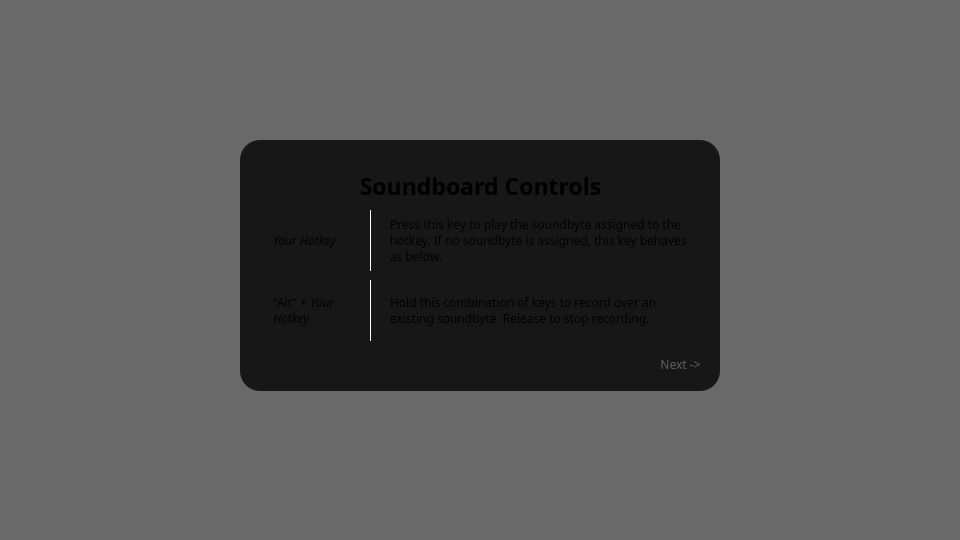
  <widget class="QGroupBox" name="slide_7">
   <property name="geometry">
    <rect>
     <x>0</x>
     <y>540</y>
     <width>960</width>
     <height>540</height>
    </rect>
   </property>
   <property name="styleSheet">
    <string notr="true">border: 0px;
background: transparent;</string>
   </property>
   <property name="title">
    <string/>
   </property>
   <widget class="QGroupBox" name="groupBox_9">
    <property name="geometry">
     <rect>
      <x>240</x>
      <y>140</y>
      <width>480</width>
      <height>251</height>
     </rect>
    </property>
    <property name="styleSheet">
     <string notr="true">QGroupBox {
	background: rgba(0, 0, 0, 200);
	border-radius: 20px;
}</string>
    </property>
    <property name="title">
     <string/>
    </property>
    <widget class="QLabel" name="label_21">
     <property name="geometry">
      <rect>
       <x>0</x>
       <y>10</y>
       <width>481</width>
       <height>71</height>
      </rect>
     </property>
     <property name="font">
      <font>
       <family>Cascadia Code</family>
       <pointsize>17</pointsize>
       <bold>true</bold>
      </font>
     </property>
     <property name="text">
      <string>Soundboard Controls</string>
     </property>
     <property name="alignment">
      <set>Qt::AlignCenter</set>
     </property>
     <property name="wordWrap">
      <bool>true</bool>
     </property>
     <property name="margin">
      <number>0</number>
     </property>
    </widget>
    <widget class="QLabel" name="label_22">
     <property name="geometry">
      <rect>
       <x>30</x>
       <y>70</y>
       <width>101</width>
       <height>61</height>
      </rect>
     </property>
     <property name="font">
      <font>
       <family>Cascadia Code</family>
       <pointsize>9</pointsize>
       <bold>false</bold>
      </font>
     </property>
     <property name="styleSheet">
      <string notr="true">border-right: 1px solid #FFFFFF;</string>
     </property>
     <property name="text">
      <string>&lt;html&gt;&lt;head/&gt;&lt;body&gt;&lt;p&gt;&lt;span style=&quot; font-style:italic;&quot;&gt;Your Hotkey&lt;/span&gt;&lt;/p&gt;&lt;/body&gt;&lt;/html&gt;</string>
     </property>
     <property name="alignment">
      <set>Qt::AlignLeading|Qt::AlignLeft|Qt::AlignVCenter</set>
     </property>
     <property name="wordWrap">
      <bool>true</bool>
     </property>
    </widget>
    <widget class="QPushButton" name="next_8">
     <property name="geometry">
      <rect>
       <x>410</x>
       <y>210</y>
       <width>61</width>
       <height>29</height>
      </rect>
     </property>
     <property name="font">
      <font>
       <family>Cascadia Code</family>
      </font>
     </property>
     <property name="styleSheet">
      <string notr="true">QPushButton {
background: transparent;
border: 0px;
color: #606060;
}

QPushButton:hover {
color: #B0B0B0;
}

QPushButton:pressed {
color: #E0E0E0;
}</string>
     </property>
     <property name="text">
      <string>Next -&gt;</string>
     </property>
    </widget>
    <widget class="QLabel" name="label_23">
     <property name="geometry">
      <rect>
       <x>150</x>
       <y>70</y>
       <width>301</width>
       <height>61</height>
      </rect>
     </property>
     <property name="font">
      <font>
       <family>Cascadia Code</family>
       <pointsize>9</pointsize>
       <bold>false</bold>
      </font>
     </property>
     <property name="text">
      <string>&lt;html&gt;&lt;head/&gt;&lt;body&gt;&lt;p&gt;Press this key to play the soundbyte assigned to the hotkey. If no soundbyte is assigned, this key behaves as below.&lt;/p&gt;&lt;/body&gt;&lt;/html&gt;</string>
     </property>
     <property name="alignment">
      <set>Qt::AlignLeading|Qt::AlignLeft|Qt::AlignVCenter</set>
     </property>
     <property name="wordWrap">
      <bool>true</bool>
     </property>
    </widget>
    <widget class="QLabel" name="label_24">
     <property name="geometry">
      <rect>
       <x>150</x>
       <y>140</y>
       <width>301</width>
       <height>61</height>
      </rect>
     </property>
     <property name="font">
      <font>
       <family>Cascadia Code</family>
       <pointsize>9</pointsize>
       <bold>false</bold>
      </font>
     </property>
     <property name="text">
      <string>&lt;html&gt;&lt;head/&gt;&lt;body&gt;&lt;p&gt;Hold this combination of keys to record over an existing soundbyte. Release to stop recording.&lt;/p&gt;&lt;/body&gt;&lt;/html&gt;</string>
     </property>
     <property name="alignment">
      <set>Qt::AlignLeading|Qt::AlignLeft|Qt::AlignVCenter</set>
     </property>
     <property name="wordWrap">
      <bool>true</bool>
     </property>
    </widget>
    <widget class="QLabel" name="label_25">
     <property name="geometry">
      <rect>
       <x>30</x>
       <y>140</y>
       <width>101</width>
       <height>61</height>
      </rect>
     </property>
     <property name="font">
      <font>
       <family>Cascadia Code</family>
       <pointsize>9</pointsize>
       <bold>false</bold>
      </font>
     </property>
     <property name="styleSheet">
      <string notr="true">border-right: 1px solid #FFFFFF;</string>
     </property>
     <property name="text">
      <string>&lt;html&gt;&lt;head/&gt;&lt;body&gt;&lt;p&gt;&amp;quot;Alt&amp;quot; + &lt;span style=&quot; font-style:italic;&quot;&gt;Your Hotkey&lt;/span&gt;&lt;/p&gt;&lt;/body&gt;&lt;/html&gt;</string>
     </property>
     <property name="alignment">
      <set>Qt::AlignLeading|Qt::AlignLeft|Qt::AlignVCenter</set>
     </property>
     <property name="wordWrap">
      <bool>true</bool>
     </property>
    </widget>
   </widget>
   <widget class="QWidget" name="widget_27" native="true">
    <property name="geometry">
     <rect>
      <x>0</x>
      <y>0</y>
      <width>961</width>
      <height>541</height>
     </rect>
    </property>
    <property name="styleSheet">
     <string notr="true">background: rgba(0, 0, 0, 150);</string>
    </property>
   </widget>
   <zorder>widget_27</zorder>
   <zorder>groupBox_9</zorder>
  </widget>
